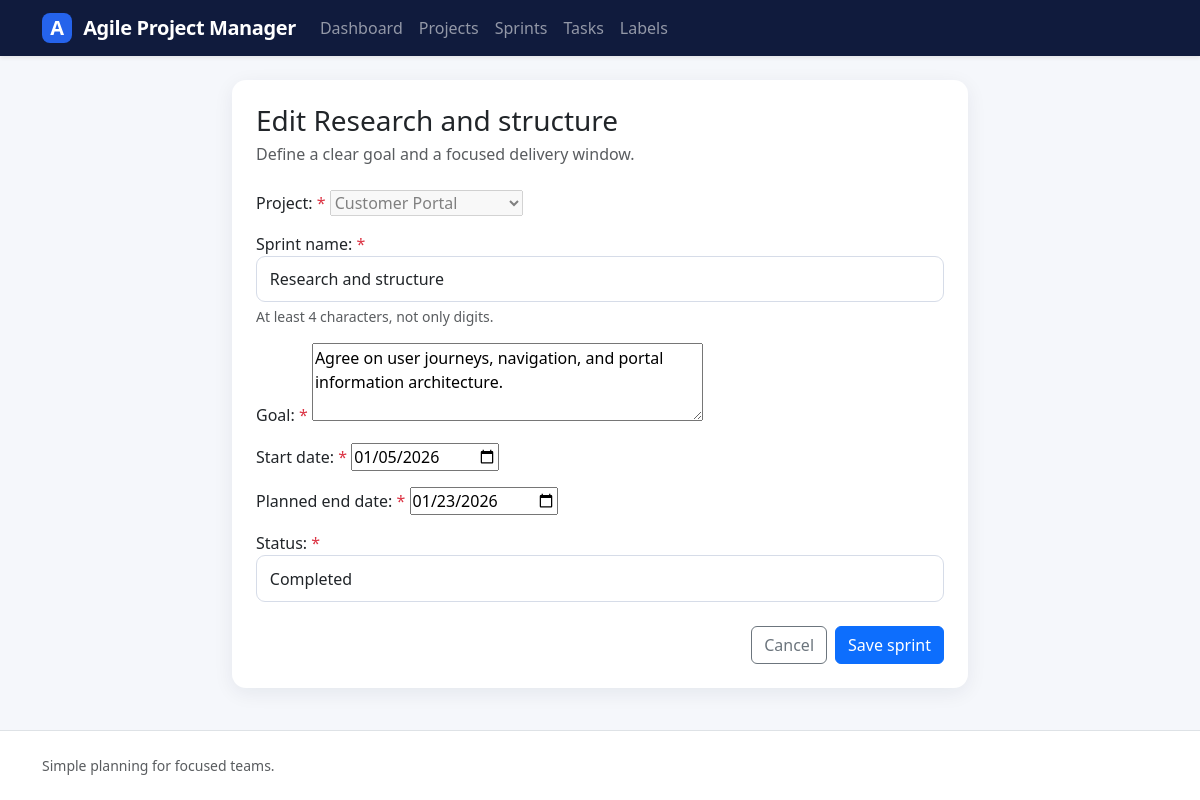
Page /sprints/1/edit/ on the committed database.
### sprints/models.py (models this page shows, shortened)
class Sprint(models.Model):
    class StatusChoices(models.TextChoices):
        PLANNED = 'planned', 'Planned'
        ACTIVE = 'active', 'Active'
        COMPLETED = 'completed', 'Completed'
    project = models.ForeignKey(Project, on_delete=models.CASCADE)
    name = models.CharField(
        max_length=100,
        validators=[MinLengthValidator(4)],
    )
    goal = models.CharField(max_length=100)
    start_date = models.DateField()
    end_date = models.DateField()
    status = models.CharField(choices=StatusChoices.choices, max_length=10)

### sprints/views.py (the view)
# urls.py: path('edit/', SprintUpdateView.as_view(), name='update'),
class SprintUpdateView(UpdateView):
    model = Sprint
    form_class = SprintUpdateForm
    success_url = reverse_lazy("sprints:list")

### sprints/forms.py
class SprintUpdateForm(SprintBaseForm):
    def __init__(self, *args, **kwargs):
        super().__init__(*args, **kwargs)
        self.fields["project"].disabled = True

### projects/models.py (called while the page is built)
    def __str__(self):
        return self.name

### templates/sprints/sprint_form.html (shortened to what this page needs)
{% extends "base.html" %}
{% block content %}
    <div class="row justify-content-center">
        <div class="col-lg-8">
            <div class="card">
                <div class="card-body p-4">
                    <h1 class="h3 mb-1">
                        {% if sprint %}
                            Edit
                            {{ sprint.name }}
                        {% elif project %}
                            Create sprint for
                            {{ project.name }}
                        {% else %}
                            Create a sprint
                        {% endif %}
                    </h1>
                    <p class="text-muted mb-4">
                        Define a clear goal and a focused delivery window.
                    </p>
                    <form method="post" novalidate>
                        {% include "partials/_form_fields.html" %}
                        <div class="d-flex justify-content-end gap-2 mt-4">
                            <a class="btn btn-outline-secondary" href="{% if project %}{% url 'projects:detail' project.pk %}{% elif sprint %}{% url 'sprints:detail' sprint.pk %}{% else %}{% url 'sprints:list' %}{% endif %}">
                                Cancel
                            </a>
                            <button class="btn btn-primary" type="submit">
                                Save sprint
                            </button>
                        </div>
                    </form>
                </div>
            </div>
        </div>
    </div>
{% endblock %}

### templates/partials/_form_fields.html (shortened to what this page needs)
{% for field in form %}
    <div class="mb-3">
        {{ field.label_tag }}
        {% if field.field.required %}
            <span class="text-danger" aria-hidden="true">
                *
            </span>
        {% endif %}
        {{ field }}
        {% if field.help_text %}
            <div class="form-text">
                {{ field.help_text }}
            </div>
        {% endif %}
    </div>
{% endfor %}

### static/css/style.css (style rules this page uses)
:root { --navy: #101b3d; --navy-light: #1b2b58; --blue: #2563eb; --page-bg: #f5f7fb; --ink: #172033; }
body { background: var(--page-bg); color: var(--ink); min-height: 100vh; display: flex; flex-direction: column; }
.card, .stat-card { border: 0; border-radius: 14px; box-shadow: 0 5px 20px rgba(16, 27, 61, .07); }
.form-control, .form-select { border-color: #d6dce8; border-radius: 9px; padding: .65rem .8rem; }

### rows in the picture
Sprint: name "Research and structure", form "Customer Portal" "Research and structure" "Agree on user journeys, navigation, and portal information architecture." "01/05/2026" "01/23/2026" "Completed"

### other values in the picture
{{ field.label_tag }} "Project:" "Sprint name:" "Goal:" "Start date:" "Planned end date:" "Status:"
{{ field.help_text }} "At least 4 characters, not only digits."
